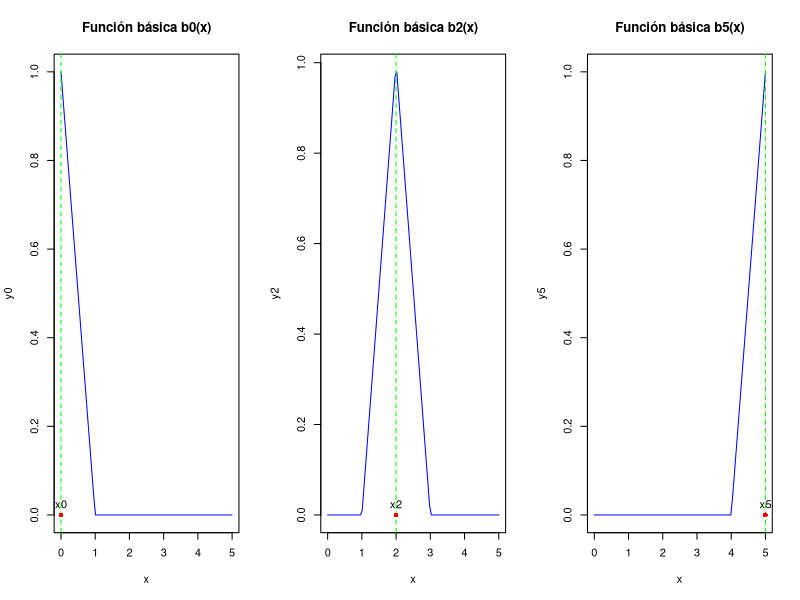

The R source for this figure:
## ---- chunk 1
knitr::opts_chunk$set(fig.path = 'figurasR/',
                      echo = FALSE, warning = FALSE, message = FALSE,
                      fig.pos="H",fig.align="center",out.width="95%",
                      cache=FALSE)

## ---- chunk 2
b0 <- function(x) {
  ifelse(x < 1, 1-x, 0)
}

b2 <- function(x) {
  ifelse(1< x & x < 2, x-1, ifelse(2<x & x<3,3-x,0))
}

b5 <- function(x){
  ifelse(x > 4, x-4, 0)
}

x <- seq(0, 5, length.out = 100)
y0 <- b0(x)
y2 <- b2(x)
y5 <- b5(x)

par(mfrow = c(1, 3))

plot(x, y0, type = "l", col = "blue", main = "Función básica b0(x)")
abline(v = 0, lty = 2, col = "green")
points(0, 0, col = "red", pch = 16)
text(0, 0, "x0", pos = 3)
plot(x, y2, type = "l", col = "blue", main = "Función básica b2(x)")
abline(v = 2, lty = 2, col = "green")
points(2, 0, col = "red", pch = 16)
text(2, 0, "x2", pos = 3)
plot(x, y5, type = "l", col = "blue", main = "Función básica b5(x)")
abline(v = 5, lty = 2, col = "green")
points(5, 0, col = "red", pch = 16)
text(5, 0, "x5", pos = 3)

